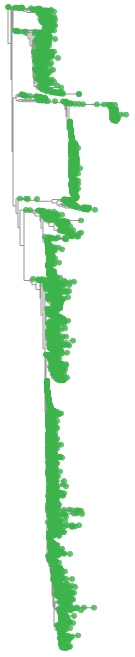
#> input picture examples/screenshots/gisaid/gene_ORF1b_residue_1.png, 135 x 657 px; its folder holds only this picture in this run
$ python make_video_from_screenshots.py --gisaid_dir examples/screenshots/gisaid --viridian_dir examples/screenshots/gisaid --output_dir out
#> lines starting #> are read from the running program, lines starting #| are printed output that depends on the picture
#> in main, png_1 is the input picture: PIL image 135x657 RGBA; mean R, G, B, A 227.1, 243.2, 229.1, 255
import ffmpeg
from pathlib import Path
from PIL import Image
from PIL import ImageFont
from PIL import ImageDraw
import argparse
import logging
logging.basicConfig(format='%(asctime)s %(message)s', level=logging.INFO)


def get_args():
    parser = argparse.ArgumentParser(description="Build a video from screenshots previously captured from get_taxonium_screenshots_from_trees.py")

    parser.add_argument('--gisaid_dir', required=True)
    parser.add_argument('--viridian_dir', required=True)
    parser.add_argument('--pause_file', default=None,
                        help="Specifies a path to a file where each line specifies where and for how long to pause. "
                             "Each pause is described by one line such as: ORF1b[5] 3 to pause the video at "
                             "gene ORF1b residue 5 for 3 seconds.")
    parser.add_argument("--framerate", default=10)
    parser.add_argument('--output_dir', required=True)
    args = parser.parse_args()
    return args


# from https://note.nkmk.me/en/python-pillow-concat-images/
def concatenate_horizontally(im1, im2):
    dst = Image.new('RGB', (im1.width + im2.width, im1.height))
#> dst: PIL image 270x657 RGB; every value is 0
    dst.paste(im1, (0, 0))
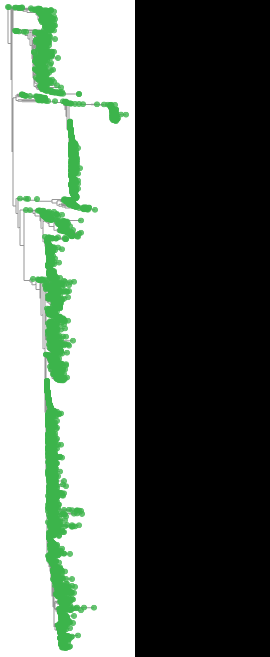
#> dst: PIL image 270x657 RGB; mean R, G, B 113.5, 121.6, 114.5
    dst.paste(im2, (im1.width, 0))
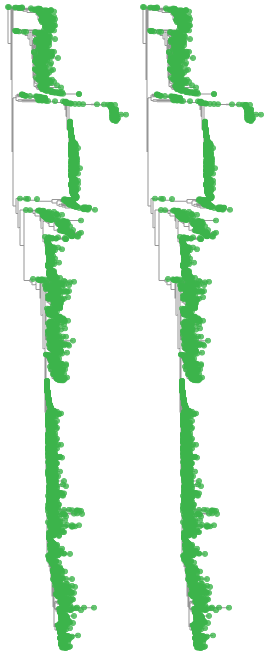
#> dst: PIL image 270x657 RGB; mean R, G, B 227.1, 243.2, 229.1
    return dst


def get_gene_residue_from_filename(filename):
    split_label = filename.replace(".png", "").split("_")
    gene, residue = split_label[1], split_label[3]
    return gene, residue


def add_label(image, label, top_padding, tree_title_1, tree_title_2):
#> called with label = 'gene_ORF1b_residue_1.png', top_padding = 80, tree_title_1 = 'gisaid', tree_title_2 = 'viridian'
    dst = Image.new('RGB', (image.width, image.height+top_padding))
#> dst: PIL image 270x737 RGB; every value is 0
    dst.paste(image, (0, top_padding))
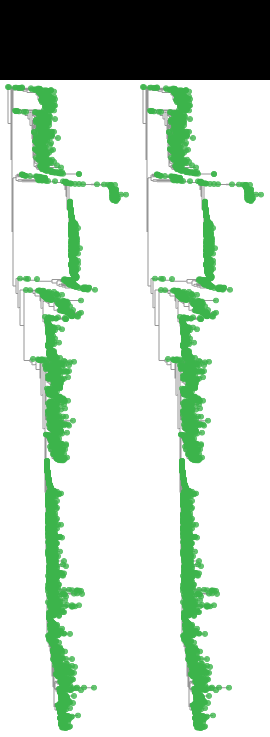
#> dst: PIL image 270x737 RGB; mean R, G, B 202.4, 216.8, 204.2
    draw = ImageDraw.Draw(dst)
    draw.rectangle((0, 0, image.width, top_padding), fill=(255, 255, 255), outline=(255, 255, 255))
    large_font = ImageFont.truetype("resources/fonts/arial/arial.ttf", 30)
    small_font = ImageFont.truetype("resources/fonts/arial/arial.ttf", 18)
    gene, residue = get_gene_residue_from_filename(label)
    draw.text((30, 5), f"{gene}[{residue}]", (0, 0, 0), font=large_font)
    draw.text((10, 60), tree_title_1, (0, 0, 0), font=small_font)
    draw.text((image.width//2+30, 60), tree_title_2, (0, 0, 0), font=small_font)
    return dst


def get_pauses(pause_file):
    locus_to_seconds = {}

    if pause_file is None:
        return locus_to_seconds

    with open(pause_file) as pause_fh:
        for line in pause_fh:
            line = line.strip()
            if len(line) > 0:
                locus, seconds = line.split()
                seconds = int(seconds)
                locus_to_seconds[locus] = seconds
    return locus_to_seconds


def get_set_of_genes_to_draw(combined_pngs_dir):
    genes = set()
    for file in combined_pngs_dir.iterdir():
        gene, residue = get_gene_residue_from_filename(file.name)
        genes.add(gene)
    return genes


def create_list_of_files_for_ffmpeg(list_of_images_for_video, combined_pngs_dir, pauses, framerate):
    genes = get_set_of_genes_to_draw(combined_pngs_dir)
    with open(list_of_images_for_video, "w") as list_of_images_for_video_fh:
        for gene in genes:
            for residue in range(1, 1000000):
                image = combined_pngs_dir / f"gene_{gene}_residue_{residue}.png"
                if image.exists():
                    gene_residue = f"{gene}[{residue}]"
                    if gene_residue in pauses:
                        upper_bound = pauses[gene_residue]*framerate
                    else:
                        upper_bound = 1
                    for i in range(upper_bound):
                        print(f"file '{str(image)}'", file=list_of_images_for_video_fh)
                else:
                    break


def main():
    args = get_args()
    path_1 = Path(args.gisaid_dir)
    path_2 = Path(args.viridian_dir)
    output_dir = Path(args.output_dir)
    pauses = get_pauses(args.pause_file)
    framerate = args.framerate

    logging.info("Formatting original pngs...")
    output_dir.mkdir(parents=True)
    combined_pngs_dir = output_dir / "pngs"
    combined_pngs_dir.mkdir()
    for file_1 in path_1.iterdir():
        filename = file_1.name
        file_2 = path_2 / filename
        png_1 = Image.open(str(file_1))
        png_2 = Image.open(str(file_2))
        concatenated_image = concatenate_horizontally(png_1, png_2)
        labelled_image = add_label(concatenated_image, filename,
                                   top_padding=80, tree_title_1="gisaid", tree_title_2="viridian")
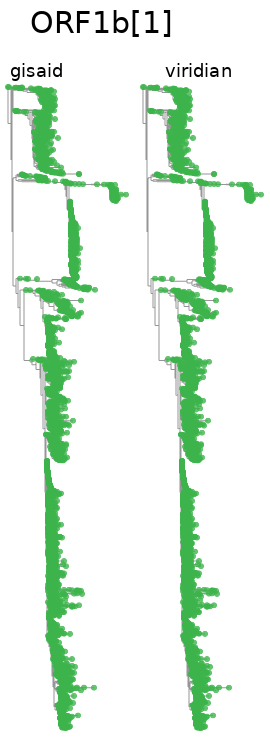
#> labelled_image: PIL image 270x737 RGB; mean R, G, B 228.1, 242.5, 229.9
        labelled_image.save(combined_pngs_dir/filename)
    logging.info("Formatting original pngs - done!")

    logging.info("Creating video...")
    list_of_images_for_video = "list_images.txt"
    create_list_of_files_for_ffmpeg(list_of_images_for_video, combined_pngs_dir, pauses, framerate)
    (
        ffmpeg
        .input(list_of_images_for_video, r=framerate, f='concat', safe='0')
        .output(str(output_dir / "final.mp4"))
        .run(overwrite_output=True)
    )
#> (this line was passed over: ffmpeg is not available in this run)
    logging.info("Creating video - done!")


main()
